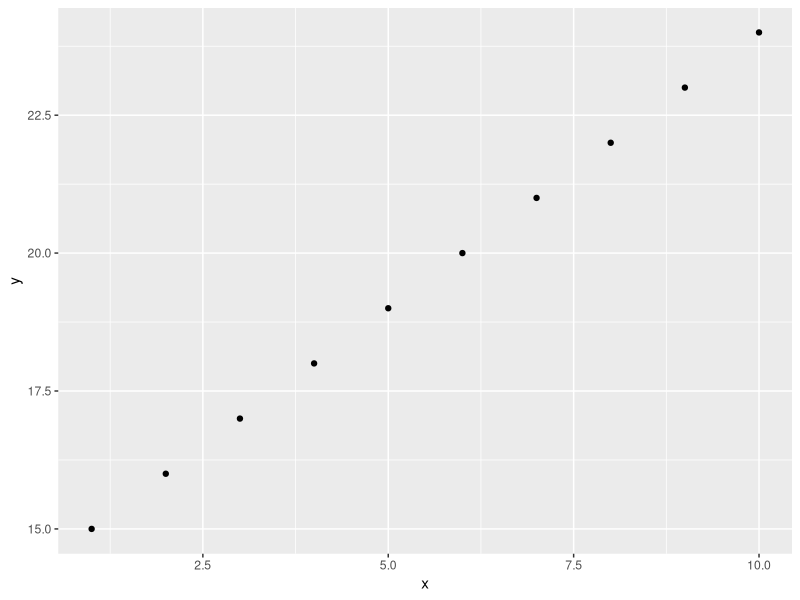
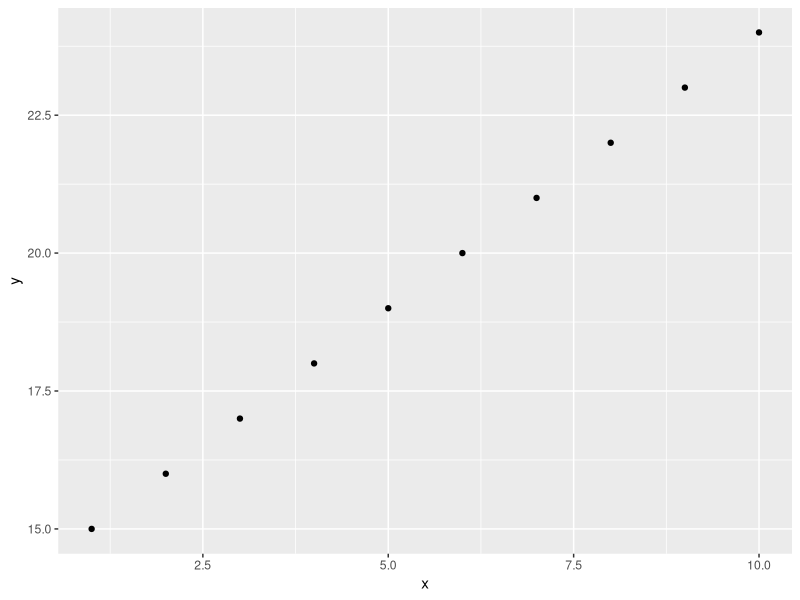

The R source for these figures, in order: (Note: this script raises an error after producing the figures.)
print("hi, I'm Jacob")

library(tidyverse)

mtcars %>% 
  dim()

mtcars %>% 
  filter(mpg < 20) %>% 
  dim()

fig_1 <- data.frame(x = 1:10, y = 15:24) %>% 
  ggplot(aes(x = x, y = y)) + geom_point()

fig_1

ggsave(here("figures/fig_1.png"), fig_1)
